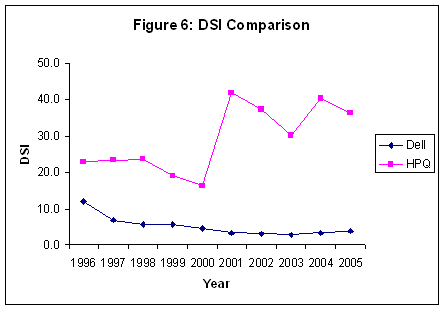
#> input picture images/image4.png, 444 x 310 px
$ python xAxisData.py
#> lines starting #> are read from the running program, lines starting #| are printed output that depends on the picture; after the words box and inside, x2 and y2 are one past the last pixel; in counts of white or black regions, pixels touching at a corner belong together
# -*- coding: utf-8 -*-
"""
Created on Sun Feb 16 12:47:16 2020

@author: Josh Hilger
"""

import cv2
import numpy as np
import os
from PIL import Image, ImageEnhance
from collections import OrderedDict
from operator import itemgetter
import pytesseract
from pytesseract import Output
import re
import statistics
import math
import itertools
pytesseract.pytesseract.tesseract_cmd = r'C:\\Program Files\\Tesseract-OCR\\tesseract.exe'

def find_coords(cropped_x_axis, cropped_y_axis):
    gray = cv2.cvtColor(cropped_x_axis, cv2.COLOR_BGR2GRAY)

    # set threshold level
    threshold_level = 120

    # find coordinates of all pixels below threshold
    xcoords = np.column_stack(np.where(gray < threshold_level))

    # create mask of all pixels lower than threshold level
    mask = gray < threshold_level

    # color the pixels in the mask
    #cropped_img[mask] = (204, 119, 0)

    gray = cv2.cvtColor(cropped_y_axis, cv2.COLOR_BGR2GRAY)

    # set threshold level
    threshold_level = 120

    # find coordinates of all pixels below threshold
    ycoords = np.column_stack(np.where(gray < threshold_level))

    # create mask of all pixels lower than threshold level
    mask = gray < threshold_level

    # color the pixels in the mask
    #cropped_img[mask] = (204, 119, 0)

    return xcoords, ycoords

def store_coords(xcoords, ycoords, cropped_x_pixels_width, cropped_y_pixels_height, x_axis_exists, y_axis_exists):
    # dictionary stores the y coordinates of pixels along with how many times they appear at one y position
    y_values = {}

    # coordinate values are added to this list to iterate through
    ylist = []

    #stores the y coordinates of each pixel under the threshold into the dictionary y_values
    for i in range(len(xcoords)):
        ylist.append(xcoords[i])
        if xcoords[i][0] not in y_values:
            y_values[xcoords[i][0]] = 1
        else:
            y_values[xcoords[i][0]] += 1

    # sorts the dicctionary based on the number of times a pixel appears at one y coordinate
    sorted_xdict = OrderedDict(sorted(y_values.items(), key=itemgetter(1), reverse=True))

    # the longest line is the first in the sorted dictionary
    longest_yline_size = list(sorted_xdict.values())[0]
    y_pixel_line = list(sorted_xdict.keys())[0] + round(cropped_y_pixels_height*0.7)

    x_values = {}

    # coordinate values are added to this list to iterate through
    xlist = []

    #stores the y coordinates of each pixel under the threshold into the dictionary y_values
    for i in range(len(ycoords)):
        xlist.append(ycoords[i])
        if ycoords[i][1] not in x_values:
            x_values[ycoords[i][1]] = 1
        else:
            x_values[ycoords[i][1]] += 1

    # sorts the dicctionary based on the number of times a pixel appears at one y coordinate
    sorted_ydict = OrderedDict(sorted(x_values.items(), key=itemgetter(1), reverse=True))

    # the longest line is the first in the sorted dictionary
    longest_xline_size = list(sorted_ydict.values())[0]
    print(list(sorted_ydict.values())[1], 'gggg')
    x_pixel_line = list(sorted_ydict.keys())[0]

    origin = (x_pixel_line, y_pixel_line)

    print(origin, 'aaaaa')

    # if the longest line is bigger than half the width of the page it is the x-axis
    if longest_yline_size > 0.5*cropped_x_pixels_width:
        print("The x-axis is at y pixel ", y_pixel_line)
        print("The x-axis is ", longest_yline_size, " pixels long")
    else:
        y_pixel_line = round(cropped_y_pixels_height*0.9)
        longest_yline_size = cropped_x_pixels_width
        x_axis_exists = False
        print("There is no x-axis")

    if longest_xline_size > 0.5*cropped_y_pixels_height:
        print("The y-axis is at x pixel ", x_pixel_line)
        print("The y-axis is ", longest_xline_size, " pixels long")
    else:
        x_pixel_line = round(cropped_x_pixels_width*0.06)
        longest_xline_size = cropped_y_pixels_height
        y_axis_exists = False
        print("There is no y-axis")


    # makes a text file with all the y and x coordinates of the pixels under the threshold
    with open('listfile.txt', 'w') as filehandle:
        for listitem in ylist:
            filehandle.write('%s\n' % listitem)
    print("ffff", x_axis_exists)
    return y_pixel_line, x_pixel_line, longest_yline_size, longest_xline_size, x_axis_exists, y_axis_exists

# [233 lines left out: function get_xdata, not called in this run]

def get_ydata(cropped_img, x_pixel_line, y_pixel_line, y_axis_exists, longest_xline_size):
    cropped_y_pixels_height = cropped_img.shape[0]
    cropped_x_pixels_width = cropped_img.shape[1]

    if y_axis_exists == True:
        y_axis_img = cropped_img[0: y_pixel_line + 10, 0: x_pixel_line-5]
    else:
        y_axis_img = cropped_img[0: y_pixel_line + 10, 0: x_pixel_line + 10]
        print("The y-axis will be derived from the leftmost x-axis datapoint")

    # gets data from image
    d2 = pytesseract.image_to_data(y_axis_img, output_type=Output.DICT)
    text = d2['text']
    top = d2['top']
    left = d2['left']
    width = d2['width']

    print(d2)

    # the most common value in the top list should be the number of pixels from the bounding box to x-axis values
    most_common = max(set(left), key = left.count)

    #list that holds the x axis values
    y_axis_values = []

    #list that holds the x axis title
    y_axis_title = []

    # list that holds the pixel value of the median of the box that surrounds each y-axis value
    y_axis_value_medians = []

    separated_text = []
    new_text = []

    # all the values that are not a space should be added to the x_axis_values list
    for i in text:
        if i != '':
            new_text.append(i)

            for i in range(len(new_text)):
                separated_text.append(list(new_text[i]))

            for i in range(len(separated_text)):
                for j in range(len(separated_text[i])):
                    if separated_text[i][j] == 'o' or separated_text[i][j] == 'O':
                        separated_text[i][j] = '0'
                    if separated_text[i][j] == 's' or separated_text[i][j] == 'S':
                        separated_text[i][j] = '5'
            print("".join(separated_text[i]))
            if separated_text[i][j].isdigit():
                y_axis_values.append("".join(separated_text[i]))
            else:
                y_axis_title.append(separated_text[i][j])


    # all the values that are not a space that occur after the x axis values
    for i in text:
        if i != ''and i.isalpha():
            y_axis_title.append(i)

    print("y-axis values", y_axis_values)
    print("y-axis title", y_axis_title)

    for i in range(len(y_axis_values)):
        median = round(top[i] + round(width[i] / 2))
        y_axis_value_medians.append(median)

    n_boxes2 = len(d2['level'])
    for i in range(n_boxes2):
        (x, y, w, h) = (d2['left'][i], d2['top'][i], d2['width'][i], d2['height'][i])
        cv2.rectangle(y_axis_img, (x, y), (x + w, y + h), (0, 255, 0), 2)

    cv2.imshow('image', y_axis_img)
    cv2.waitKey(0)

    return y_axis_values

# [84 lines left out: functions get_line_positions, calculate_yAxis_values, not called in this run]


def main():
    os.chdir('images')
    img = Image.open("image4.png")
#> img is the input picture: PIL image 444x310 P; mean R, G, B 246.3, 245.1, 246.7
    #img = ImageEnhance.Sharpness(img.convert('RGB'))
    #img = img.enhance(5.0).save('eimage2.png')
    img = cv2.imread('image4.png')
#> img: shape (310, 444, 3)

    img_size = img.shape
#> img_size = (310, 444, 3)
    print(img_size)
#| (310, 444, 3)
    y_pixels_height = img.shape[0]
#> y_pixels_height = 310
    x_pixels_width = img.shape[1]
#> x_pixels_width = 444
    cropped_img = img[10: y_pixels_height-10, 10: x_pixels_width-10]
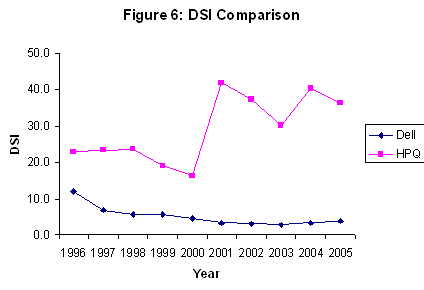
#> cropped_img: shape (290, 424, 3); mean B, G, R 248.9, 247, 248.4
    cropped_y_pixels_height = img.shape[0]
#> cropped_y_pixels_height = 310
    cropped_x_pixels_width = img.shape[1]
#> cropped_x_pixels_width = 444
    print(cropped_img.shape)
#| (290, 424, 3)
    x_axis_exists = True
    y_axis_exists = True

    cropped_x_axis = cropped_img[round(cropped_y_pixels_height*0.7): cropped_y_pixels_height, 0: cropped_x_pixels_width]
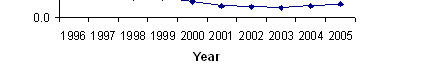
#> cropped_x_axis: shape (73, 424, 3); mean B, G, R 244, 242.9, 242.9
    cropped_y_axis = cropped_img[0: cropped_y_pixels_height, 0: round(cropped_x_pixels_width*0.3)]
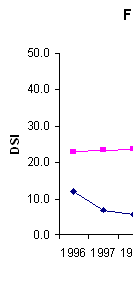
#> cropped_y_axis: shape (290, 133, 3); mean B, G, R 248.6, 247.5, 248.3
    xcoords, ycoords = find_coords(cropped_x_axis, cropped_y_axis)
#> in find_coords, `xcoords = np.column_stack(np.where(gray < threshold_level))`: xcoords = 1454 pairs, first value 0 to 60, second value 34 to 355
#> in find_coords, `mask = gray < threshold_level`:
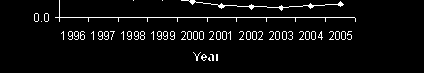
#> mask: shape (73, 424) bool; 4.7% white in thin lines or dots, all inside (x1, y1, x2, y2) = (34, 0, 356, 61)
#> in find_coords, `ycoords = np.column_stack(np.where(gray < threshold_level))`: ycoords = 1133 pairs, first value 9 to 256, second value 10 to 132
#> in find_coords, `mask = gray < threshold_level`:
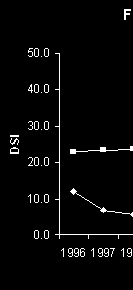
#> mask: shape (290, 133) bool; 2.9% white in thin lines or dots, all inside (x1, y1, x2, y2) = (10, 9, 133, 257)
    y_pixel_line, x_pixel_line, longest_yline_size, longest_xline_size, x_axis_exists, y_axis_exists = store_coords(xcoords, ycoords, cropped_x_pixels_width, cropped_y_pixels_height, x_axis_exists, y_axis_exists)
#> after the loop in store_coords, `for i in range(len(xcoords)):`: y_values = 40 items; ylist has the same summary as xcoords in find_coords
#> in store_coords, `longest_yline_size = list(sorted_xdict.values())[0]`: longest_yline_size = 304
#> in store_coords, `y_pixel_line = list(sorted_xdict.keys())[0] + round(cropped_y_pixels_h..`: y_pixel_line = 234
#> after the loop in store_coords, `for i in range(len(ycoords)):`: x_values = 103 items; xlist has the same summary as ycoords in find_coords
#> in store_coords, `longest_xline_size = list(sorted_ydict.values())[0]`: longest_xline_size = 186
#| 42 gggg
#> in store_coords, `x_pixel_line = list(sorted_ydict.keys())[0]`: x_pixel_line = 59
#> in store_coords, `origin = (x_pixel_line, y_pixel_line)`: origin = (59, 234)
#| (59, 234) aaaaa
#| The x-axis is at y pixel  234
#| The x-axis is  304  pixels long
#| The y-axis is at x pixel  59
#| The y-axis is  186  pixels long
#> the loop in store_coords, `for listitem in ylist:` made 1454 passes
#> listitem on passes 1 to 3: [0, 59], [0, 133], [0, 162]
#> y_pixel_line = 234; x_pixel_line = 59; longest_yline_size = 304; longest_xline_size = 186; x_axis_exists = True; y_axis_exists = True
    y_axis_values = get_ydata(cropped_img, x_pixel_line, y_pixel_line, y_axis_exists, longest_xline_size)
#> in get_ydata, `y_axis_img = cropped_img[0: y_pixel_line + 10, 0: x_pixel_line-5]`:
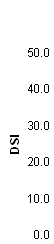
#> y_axis_img: shape (244, 54, 3); min 0, max 255, mean 247.1
    x_axis_values = get_xdata(cropped_img, y_pixel_line, x_pixel_line, x_axis_exists, longest_yline_size, longest_xline_size, y_axis_values)
main()
#> (the call stopped at in get_ydata, `d2 = pytesseract.image_to_data(y_axis_img, output_type=Output.DICT)`: pytesseract is not available in this run)

$ run again, with images/image1.png copied over images/image4.png
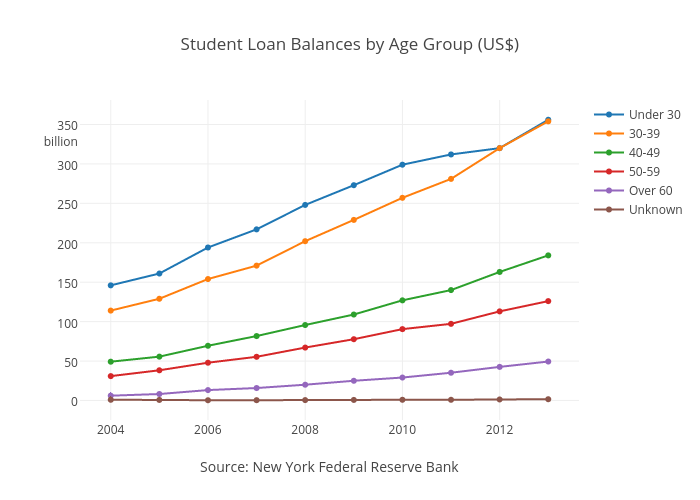
#> input picture images/image1.png, 700 x 500 px
#> in main, img is the input picture: PIL image 700x500 RGB; mean R, G, B 250.8, 250.2, 249.8
#> img: shape (500, 700, 3)
#| (500, 700, 3)
#| (480, 680, 3)
#> in find_coords, `xcoords = np.column_stack(np.where(gray < threshold_level))`: xcoords = 1722 pairs, first value 0 to 111, second value 56 to 540
#> in find_coords, `mask = gray < threshold_level`:
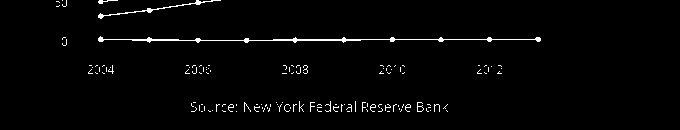
#> mask: shape (130, 680) bool; 1.9% white in thin lines or dots, all inside (x1, y1, x2, y2) = (56, 0, 541, 112)
#> in find_coords, `ycoords = np.column_stack(np.where(gray < threshold_level))`: ycoords = 1325 pairs, first value 28 to 461, second value 35 to 209
#> after the loop in store_coords, `for i in range(len(xcoords)):`: y_values = 49 items; ylist has the same summary as xcoords in find_coords
#> in store_coords, `longest_yline_size = list(sorted_xdict.values())[0]`: longest_yline_size = 362
#> in store_coords, `y_pixel_line = list(sorted_xdict.keys())[0] + round(cropped_y_pixels_h..`: y_pixel_line = 389
#> after the loop in store_coords, `for i in range(len(ycoords)):`: x_values = 141 items; xlist has the same summary as ycoords in find_coords
#> in store_coords, `longest_xline_size = list(sorted_ydict.values())[0]`: longest_xline_size = 54
#| 33 gggg
#> in store_coords, `x_pixel_line = list(sorted_ydict.keys())[0]`: x_pixel_line = 66
#> origin = (66, 389)
#| (66, 389) aaaaa
#| The x-axis is at y pixel  389
#| The x-axis is  362  pixels long
#> the loop in store_coords, `for listitem in ylist:` made 1722 passes
#> listitem on passes 1 to 3: [0, 62], [0, 66], [0, 99]
#> in main, `y_pixel_line, x_pixel_line, longest_yline_size, longest_xline_size, x_..`: y_pixel_line = 389; x_pixel_line = 42; longest_yline_size = 362; longest_xline_size = 500; x_axis_exists = True; y_axis_exists = False
#> in get_ydata, `y_axis_img = cropped_img[0: y_pixel_line + 10, 0: x_pixel_line + 10]`:
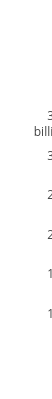
#> y_axis_img: shape (399, 52, 3); min 68, max 255, mean 253.9

$ run again, with images/image2.png copied over images/image4.png
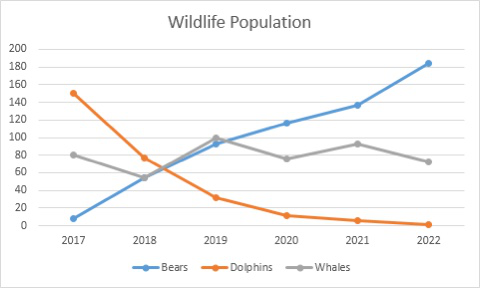
#> input picture images/image2.png, 480 x 288 px
#> in main, img is the input picture: PIL image 480x288 RGB; mean R, G, B 248.5, 248.1, 247.7
#> img: shape (288, 480, 3)
#| (288, 480, 3)
#| (268, 460, 3)
#> in find_coords, `xcoords = np.column_stack(np.where(gray < threshold_level))`: xcoords = 231 pairs, first value 9 to 58, second value 13 to 429
#> in find_coords, `ycoords = np.column_stack(np.where(gray < threshold_level))`: ycoords = 218 pairs, first value 34 to 233, second value 0 to 143
#> in find_coords, `mask = gray < threshold_level`:
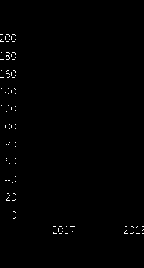
#> mask: shape (268, 144) bool; 0.56% white in thin lines or dots, all inside (x1, y1, x2, y2) = (0, 34, 144, 234)
#> after the loop in store_coords, `for i in range(len(xcoords)):`: y_values = 19 items; ylist has the same summary as xcoords in find_coords
#> in store_coords, `longest_yline_size = list(sorted_xdict.values())[0]`: longest_yline_size = 74
#> in store_coords, `y_pixel_line = list(sorted_xdict.keys())[0] + round(cropped_y_pixels_h..`: y_pixel_line = 233
#> after the loop in store_coords, `for i in range(len(ycoords)):`: x_values = 45 items; xlist has the same summary as ycoords in find_coords
#> in store_coords, `longest_xline_size = list(sorted_ydict.values())[0]`: longest_xline_size = 24
#| 20 gggg
#> in store_coords, `x_pixel_line = list(sorted_ydict.keys())[0]`: x_pixel_line = 15
#> origin = (15, 233)
#| (15, 233) aaaaa
#> the loop in store_coords, `for listitem in ylist:` made 231 passes
#> listitem on passes 1 to 3: [9, 13], [9, 14], [10, 15]
#> in main, `y_pixel_line, x_pixel_line, longest_yline_size, longest_xline_size, x_..`: y_pixel_line = 259; x_pixel_line = 29; longest_yline_size = 480; longest_xline_size = 288; x_axis_exists = False
#> in get_ydata, `y_axis_img = cropped_img[0: y_pixel_line + 10, 0: x_pixel_line + 10]`:
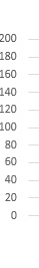
#> y_axis_img: shape (268, 39, 3); min 87, max 255, mean 246.8

$ run again, with images/image3.png copied over images/image4.png
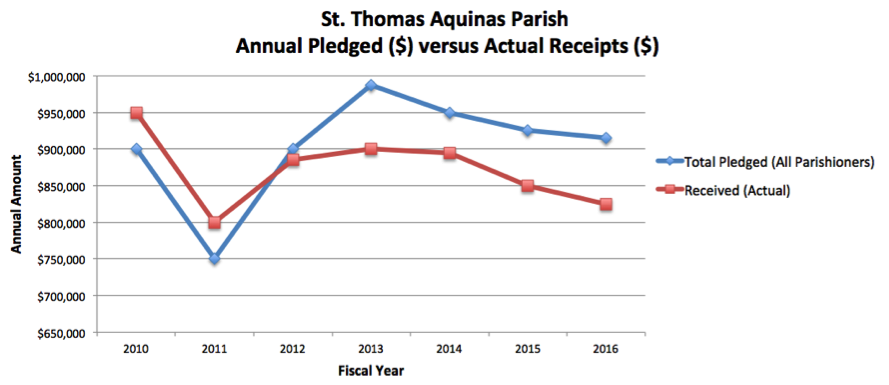
#> input picture images/image3.png, 889 x 385 px
#> in main, img is the input picture: PIL image 889x385 RGBA; mean R, G, B, A 244.6, 243.9, 244.5, 254.2
#> img: shape (385, 889, 3)
#| (385, 889, 3)
#| (365, 869, 3)
#> in find_coords, `xcoords = np.column_stack(np.where(gray < threshold_level))`: xcoords = 1128 pairs, first value 12 to 94, second value 28 to 607
#> in find_coords, `ycoords = np.column_stack(np.where(gray < threshold_level))`: ycoords = 3700 pairs, first value 28 to 342, second value 0 to 266
#> in find_coords, `mask = gray < threshold_level`:
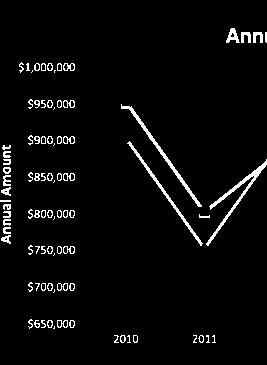
#> mask: shape (365, 267) bool; 3.8% white in thin lines or dots, all inside (x1, y1, x2, y2) = (0, 28, 267, 343)
#> after the loop in store_coords, `for i in range(len(xcoords)):`: y_values = 39 items; ylist has the same summary as xcoords in find_coords
#> in store_coords, `longest_yline_size = list(sorted_xdict.values())[0]`: longest_yline_size = 106
#> in store_coords, `y_pixel_line = list(sorted_xdict.keys())[0] + round(cropped_y_pixels_h..`: y_pixel_line = 342
#> after the loop in store_coords, `for i in range(len(ycoords)):`: x_values = 213 items; xlist has the same summary as ycoords in find_coords
#> in store_coords, `longest_xline_size = list(sorted_ydict.values())[0]`: longest_xline_size = 68
#| 62 gggg
#> in store_coords, `x_pixel_line = list(sorted_ydict.keys())[0]`: x_pixel_line = 4
#> origin = (4, 342)
#| (4, 342) aaaaa
#> the loop in store_coords, `for listitem in ylist:` made 1128 passes
#> listitem on passes 1 to 3: [12, 30], [12, 31], [13, 29]
#> in main, `y_pixel_line, x_pixel_line, longest_yline_size, longest_xline_size, x_..`: y_pixel_line = 346; x_pixel_line = 53; longest_yline_size = 889; longest_xline_size = 385; x_axis_exists = False
#> in get_ydata, `y_axis_img = cropped_img[0: y_pixel_line + 10, 0: x_pixel_line + 10]`:
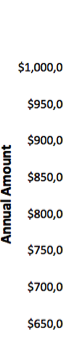
#> y_axis_img: shape (356, 63, 3); mean B, G, R 237.6, 237.5, 237.7
